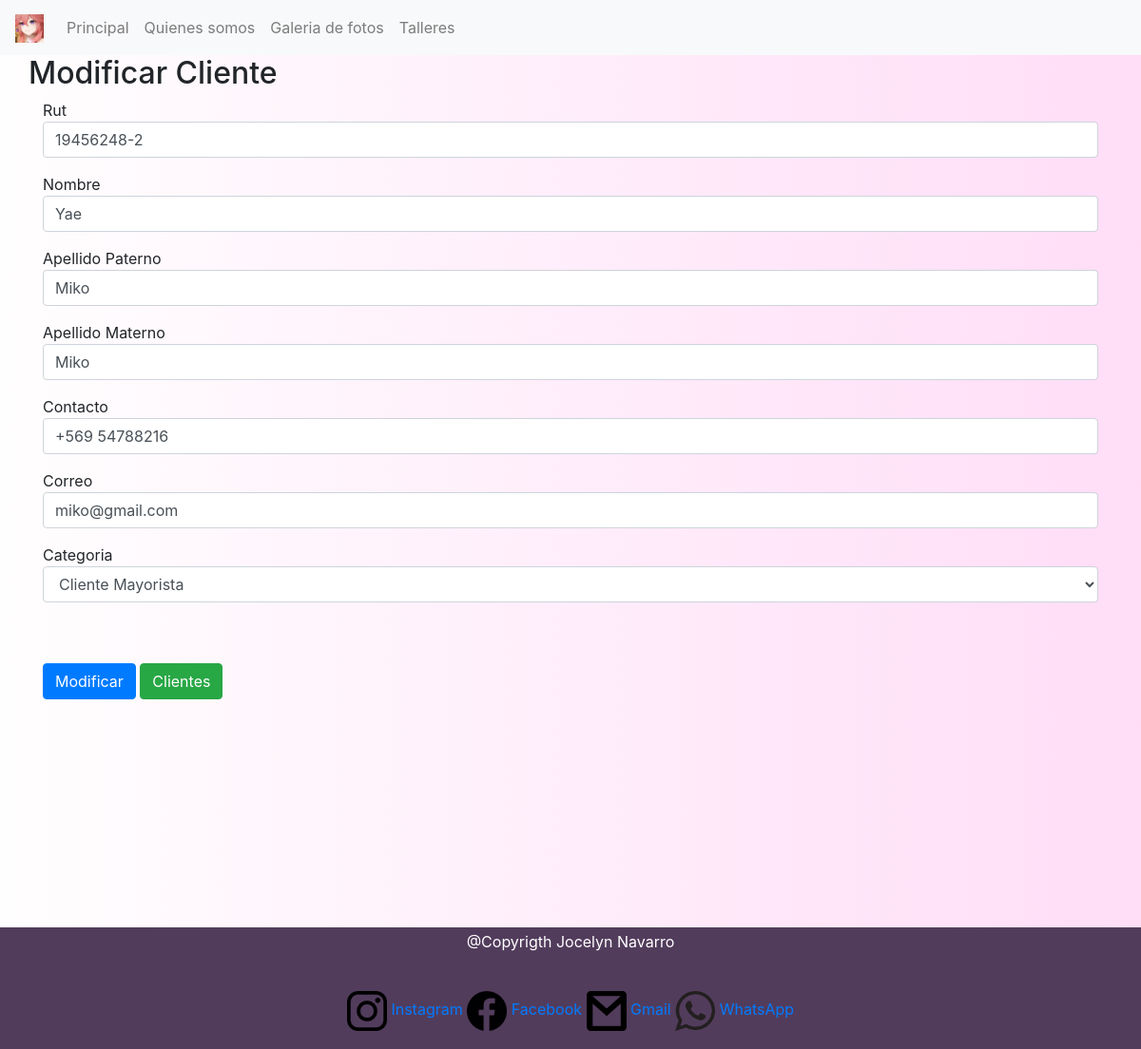
The app's page /modificar/19456248-2 with its own data.
### MikoShutofo/models.py (models this page shows, shortened)
class Datos(models.Model):
    rut=models.CharField(max_length=10, primary_key=True, verbose_name='Rut')
    nombre=models.CharField(max_length=20, verbose_name='Nombre')
    apellidoPat=models.CharField(max_length=20, verbose_name='Apellido paterno')
    apellidoMat=models.CharField(max_length=20, verbose_name='Apellido materno')
    contato=models.CharField(max_length=15, verbose_name='Número de contacto')
    correo=models.CharField(max_length=50, verbose_name='Correo Eletrónico')
    categoria=models.ForeignKey(TipoCliente, on_delete=models.CASCADE)

### MikoShutofo/views.py (the view)
# urls.py: path('modificar/<id>', modificar, name="modificar"),
def modificar(request, id):
    dato = Datos.objects.get(rut=id)
    datos ={
        'form': DatosForm(instance=dato)
    }
    if request.method=='POST':
        formulario = DatosForm(data=request.POST, instance=dato)
        if formulario.is_valid:
            formulario.save()
            return redirect('clientes')
    return render(request, 'modificar.html', datos)

### MikoShutofo/models.py (called while the page is built)
    def __str__(self):
        return self.nombreTipoCliente

### MikoShutofo/templates/modificar.html (shortened to what this page needs)
<!DOCTYPE html>
<html lang="en">
<head>
    {% load static %}
    <link href="{% static 'css/bootstrap.min.css' %}" rel="stylesheet">
    <link rel="stylesheet" type="text/css" href="{% static 'Css/Estilos.css' %}">
</head>
<body class="color1">
    <nav class="navbar navbar-expand-sm navbar-light bg-light">
        <a class="navbar-brand" href="#">
            <img src="{% static 'Img/icon.png' %}" width="30px" height="30px">
        </a>
        <div class="collapse navbar-collapse" id="opciones">
            <ul class="navbar-nav">
                <li class="nav-item">
                    <a class="nav-link" href="{% url 'home' %}">Principal</a>
                </li>
                <li class="nav-item">
                    <a class="nav-link" href="{% url 'somos' %}">Quienes somos</a>
                </li>
                <li class="nav-item">
                    <a class="nav-link" href="{% url 'fotos' %}">Galeria de fotos</a>
                </li>
                <li class="nav-item">
                    <a class="nav-link" href="{% url 'taller' %}">Talleres</a>
                </li>
            </ul>
        </div>
    </nav>
    <div class="container">
        <div class="row">
            <h2>Modificar Cliente</h2>
        </div>
        <form method="POST" action="#" id="formulario">
            <div class="form-group" readonly>
                {{ form.rut.label}}
                {{ form.rut}}
            </div>
            <div class="form-group">
                {{ form.nombre.label}}
                {{ form.nombre}}
            </div>
            <div class="form-group">
                {{ form.apellidoPat.label}}
                {{ form.apellidoPat}}
            </div>
            <div class="form-group">
                {{ form.apellidoMat.label}}
                {{ form.apellidoMat}}
            </div>
            <div class="form-group">
                {{ form.contato.label}}
                {{ form.contato}}
            </div>
            <div class="form-group">
                {{ form.correo.label}}
                {{ form.correo}}
            </div>
            <div class="form-group">
                {{ form.categoria.label}}
                {{ form.categoria}}
            </div>
            <br><br>
            <input type="submit" class="btn btn-primary" value="Modificar">
            <a href="{% url 'clientes' %}" class="btn btn-success">Clientes</a>
        </form>
    </div>
    <br><br><br><br><br><br><br><br><br><br>
    <footer>
        <p>@Copyrigth Jocelyn Navarro</p>
        <br>
        <p>
            <a href="https://www.instagram.com"><img src="{% static 'Img/Redes/int.png' %}" style="width:42px;height:42px;"> Instagram</a>
            <a href="https://www.facebook.com/"><img src="{% static 'Img/Redes/face.png' %}" style="width:42px;height:42px;"> Facebook</a>
            <a href="https://www.gmail.com"><img src="{% static 'Img/Redes/gm.png' %}" style="width:42px;height:42px;"> Gmail</a>
            <a href="https://web.whatsapp.com"><img src="{% static 'Img/Redes/wht.png' %}" style="width:42px;height:42px;"> WhatsApp</a>
        </p>
    </footer>
</body>
</html>

### MikoShutofo/static/css/Estilos.css (style rules this page uses)
.color1 { background-image: linear-gradient(to right, rgb(255, 254, 254) , rgb(255, 221, 247)); }
footer { text-align: center; padding: 3px; background-color: rgb(82, 60, 92); color: white; }

### records on screen
Datos: rut "19456248-2", nombre "Yae", apellidoPat "Miko", apellidoMat "Miko", contato "+569 54788216", correo "miko@gmail.com", categoria "Cliente Mayorista"
